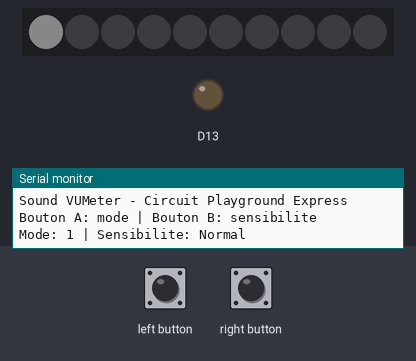
Simulated run of this sketch. Board: Adafruit Circuit Playground Express. Parts: 10 RGB LEDs in strip order, left to right, output pins drawn as LEDs (lit = HIGH), the last lines printed to the serial monitor. The test bench sets the inputs (shaded band). Dim RGB values are drawn brighter than linear.

Above: at 1.2 s.
1.3 s: right button pressed for 0.15 s
At 1.97 s:
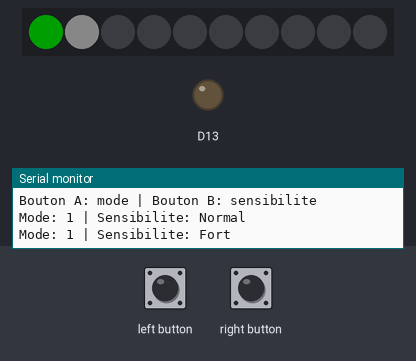
2.0 s: left button pressed for 0.15 s
At 2.7 s:
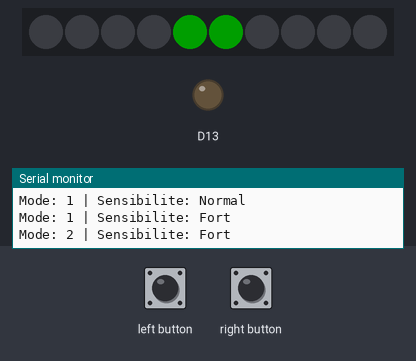
3.6 s: left button pressed for 1 s
At 4.5 s:
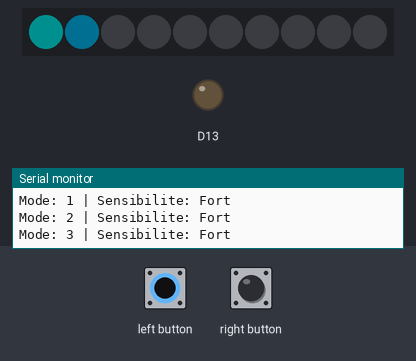
6.1 s: right button pressed for 1 s
At 7.4 s:
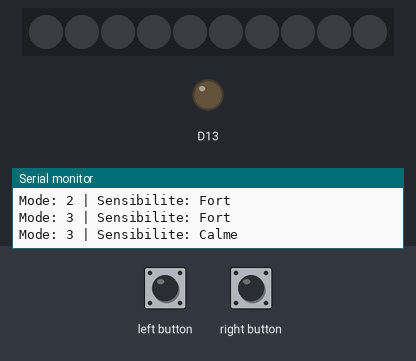
8.6 s: right button pressed for 3.2 s
At 9.3 s:
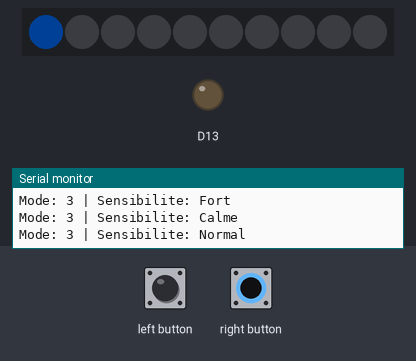
13.3 s: left button pressed for 3.2 s
At 13.65 s:
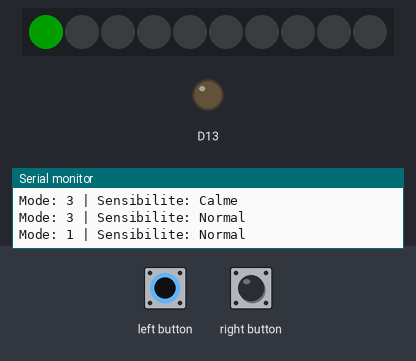
Timing chart, 0 to 16.3 s (numbered marks = the images above; inputs shaded):
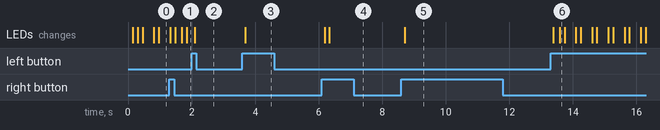

The sketch:

Sound_VUMeter.ino
```cpp
/*
 * Sound_VUMeter - Circuit Playground Express
 *
 * VU-mètre avancé avec 3 modes d'affichage et peak hold.
 * Bouton A : changer de mode. Bouton B : ajuster la sensibilité.
 *
 * Modes :
 *   1. Barre classique (vert→jaune→rouge) avec peak hold
 *   2. Symétrique depuis le centre
 *   3. Arc-en-ciel réactif (couleur selon l'intensité)
 *
 * Board: Adafruit Circuit Playground Express
 * FQBN: adafruit:samd:adafruit_circuitplayground_m0
 *
 * @dependencies Adafruit_CircuitPlayground
 */

#include <Adafruit_CircuitPlayground.h>

#define NUM_LEDS     10
#define SAMPLE_MS    50
#define PEAK_DECAY   3     // Vitesse de descente du peak (frames)
#define SMOOTH       0.3   // Lissage exponentiel (0-1, plus bas = plus lisse)

// Seuils de sensibilité (min dB, max dB)
const int sensPresets[][2] = {
  {55, 85},   // Calme (bureau)
  {50, 95},   // Normal
  {45, 100},  // Fort (musique)
};
const int NUM_SENS = 3;
const char* sensNames[] = {"Calme", "Normal", "Fort"};

int mode = 0;
int sensitivity = 1;  // Normal par défaut
float smoothLevel = 0;
int peakLed = 0;
int peakHold = 0;

bool lastBtnA = false;
bool lastBtnB = false;

// Couleur dégradé vert → jaune → rouge pour une position 0-9
void gradientColor(int pos, uint8_t &r, uint8_t &g, uint8_t &b) {
  float t = pos / 9.0;
  if (t < 0.5) {
    r = (uint8_t)(255 * t * 2);
    g = 255;
  } else {
    r = 255;
    g = (uint8_t)(255 * (1.0 - t) * 2);
  }
  b = 0;
}

void setup() {
  CircuitPlayground.begin();
  CircuitPlayground.setBrightness(30);
  Serial.begin(115200);
  Serial.println("Sound VUMeter - Circuit Playground Express");
  Serial.println("Bouton A: mode | Bouton B: sensibilite");
  printStatus();
}

void printStatus() {
  Serial.print("Mode: ");
  Serial.print(mode + 1);
  Serial.print(" | Sensibilite: ");
  Serial.println(sensNames[sensitivity]);
}

void loop() {
  // Lecture boutons (front montant)
  bool btnA = CircuitPlayground.leftButton();
  bool btnB = CircuitPlayground.rightButton();

  if (btnA && !lastBtnA) {
    mode = (mode + 1) % 3;
    peakLed = 0;
    peakHold = 0;
    printStatus();
  }
  if (btnB && !lastBtnB) {
    sensitivity = (sensitivity + 1) % NUM_SENS;
    printStatus();
  }
  lastBtnA = btnA;
  lastBtnB = btnB;

  // Lecture du niveau sonore
  float sound = CircuitPlayground.mic.soundPressureLevel(SAMPLE_MS);
  int minDb = sensPresets[sensitivity][0];
  int maxDb = sensPresets[sensitivity][1];
  float normalized = constrain((sound - minDb) / (float)(maxDb - minDb), 0.0, 1.0);

  // Lissage exponentiel
  smoothLevel = smoothLevel * (1.0 - SMOOTH) + normalized * SMOOTH;

  int numLeds = (int)(smoothLevel * NUM_LEDS + 0.5);

  // Peak hold
  if (numLeds > peakLed) {
    peakLed = numLeds;
    peakHold = 0;
  } else {
    peakHold++;
    if (peakHold > PEAK_DECAY) {
      peakLed = max(peakLed - 1, 0);
      peakHold = 0;
    }
  }

  CircuitPlayground.clearPixels();

  switch (mode) {
    case 0: drawBarMode(numLeds); break;
    case 1: drawSymmetricMode(numLeds); break;
    case 2: drawRainbowMode(numLeds); break;
  }
}

// Mode 1 : Barre classique avec peak hold
void drawBarMode(int numLeds) {
  uint8_t r, g, b;
  for (int i = 0; i < numLeds && i < NUM_LEDS; i++) {
    gradientColor(i, r, g, b);
    CircuitPlayground.setPixelColor(i, r, g, b);
  }
  // Peak hold en blanc
  if (peakLed > 0 && peakLed <= NUM_LEDS) {
    CircuitPlayground.setPixelColor(peakLed - 1, 80, 80, 80);
  }
}

// Mode 2 : Symétrique depuis le centre
void drawSymmetricMode(int numLeds) {
  int half = numLeds / 2;
  uint8_t r, g, b;
  for (int i = 0; i < half && i < 5; i++) {
    gradientColor(i * 2, r, g, b);
    CircuitPlayground.setPixelColor(4 - i, r, g, b);  // Vers la gauche
    CircuitPlayground.setPixelColor(5 + i, r, g, b);  // Vers la droite
  }
}

// Mode 3 : Arc-en-ciel dont la teinte dépend de l'intensité
void drawRainbowMode(int numLeds) {
  if (numLeds == 0) return;
  // Teinte basée sur le niveau : bleu (calme) → vert → rouge (fort)
  uint8_t baseHue = map(numLeds, 0, NUM_LEDS, 160, 0);
  for (int i = 0; i < numLeds && i < NUM_LEDS; i++) {
    uint8_t hue = (baseHue + i * 5) % 256;
    uint32_t color = CircuitPlayground.colorWheel(hue);
    CircuitPlayground.setPixelColor(i, color);
  }
}
```

Measured:
- after the input at 1.3 s, the LEDs: first differ from a run without the input after 0.18 s (image 1)
- after the input at 2.0 s, the LEDs: change after 0.10 s (image 2)
- after the input at 3.6 s, the LEDs: change after 0.08 s (image 3)
- after the input at 6.1 s, the LEDs: first change after 0.09 s (image 4 shows a later state)
- after the input at 8.6 s, the LEDs: change after 0.11 s (image 5)
- after the input at 13.3 s, the LEDs: first change after 0.08 s (image 6 shows a later state)
